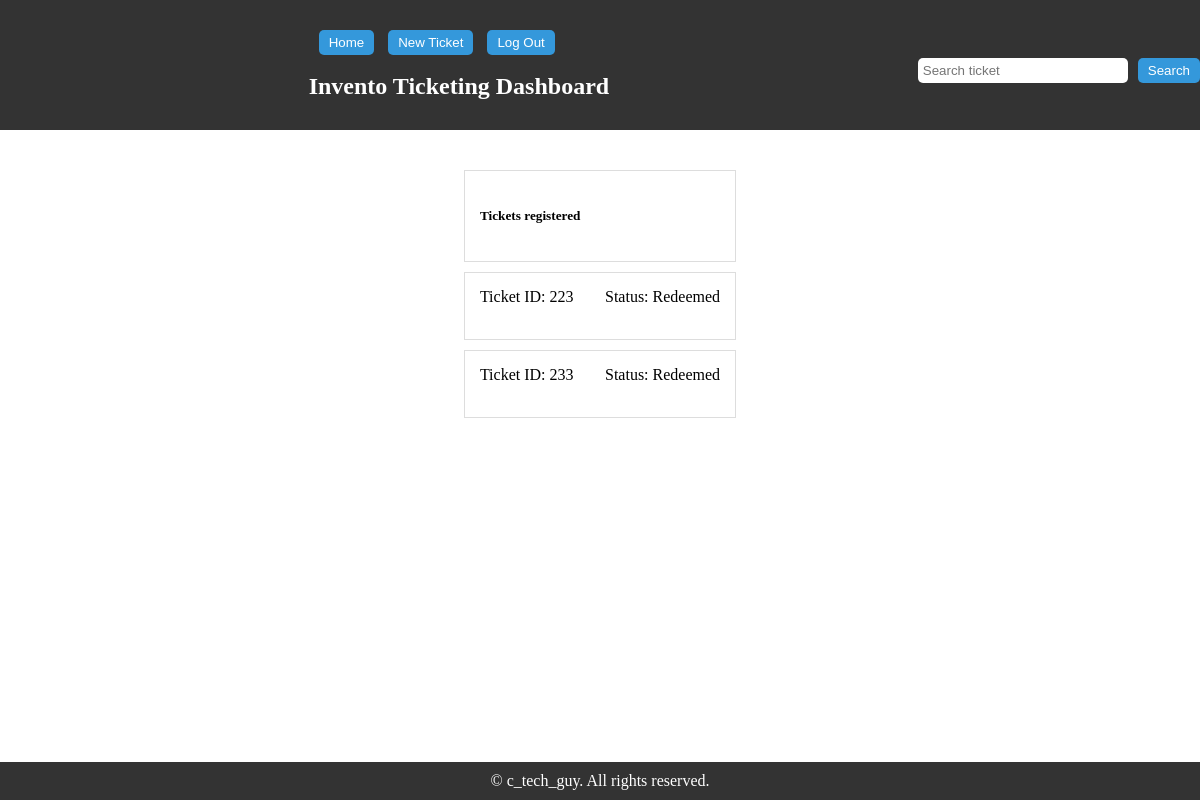
Page / (signed in) on the earlier database version.
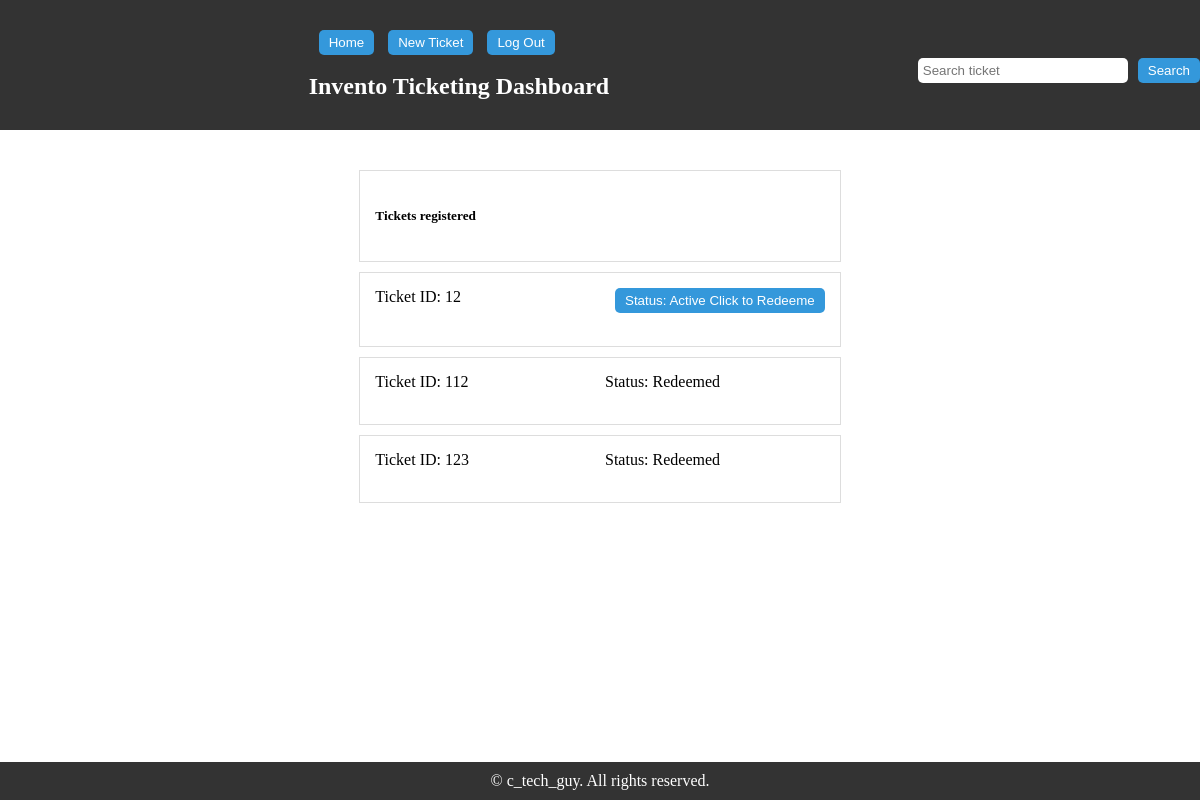
Same page on the later database version.
### ticketList/models.py (models this page shows)
class ticket_info(models.Model):
    IDtkt = models.IntegerField(unique=True)
    status = models.CharField(max_length=50, default='Active')

### ticketList/views.py (the view)
# urls.py: path('', views.index, name='home'),
@login_required(login_url='invento_login')
def index(request):
    tickets = ticket_info.objects.all()
    return render(request, 'index.html', {'tickets': tickets})

### Templates/index.html (shortened to what this page needs)
{% load static %}
<!DOCTYPE html>
<html lang="en">
<head>
    <link rel="stylesheet" href="{% static 'styles.css' %}">
</head>
<body>
    <header>
        <div class="container">
            <button class="new-ticket-button"><a href="{% url 'home' %}">Home</a></button>
            <button class="new-ticket-button"><a href="new">New Ticket</a></button>
            <button class="new-ticket-button"><a href="invento_logout">Log Out</a></button><br><br>
            <h1>Invento Ticketing Dashboard</h1>
        </div>
        <form class="search-form" action="{% url 'search_ticket' %}" method="POST" enctype="multipart/form-data">
            <input type="text" placeholder="Search ticket" name="ticket_id">
            <button type="submit">Search</button>
        </form>
    </header>
    <main>
        <div class="container">
            <div class="ticket-row">
                <div class="ticket-column">
                    <h5>Tickets registered</h5>
                </div>
            </div>
            {% for ticket in tickets reversed %}
            <div class="ticket-row">
                <div class="ticket-column">
                    <p>Ticket ID: {{ ticket.IDtkt }}</p>
                </div>
                <div class="ticket-column">
                    {% if ticket.status != "Redeemed" %}
                    <form action="redeem" method="POST" enctype="multipart/form-data">
                        <button type="submit" class="new-ticket-button" onclick="return confirmRedeem();">Status: {{ ticket.status }} Click to Redeeme</button>
                    </form><br>
                    {% else %}
                    <p>Status: {{ ticket.status }}</p><br>
                    {% endif %}
                </div>
            </div>
            {% endfor %}
    </div>
    </main>
    <footer>
        <div class="footer">
            <p>&copy; c_tech_guy. All rights reserved.</p>
        </div>
    </footer>
</body>
</html>

### static/styles.css (style rules this page uses)
body, h1, p, form, input, button { margin: 0; padding: 0; }
.container { max-width: 1200px; margin: 0 auto; padding: 20px; }
header { background-color: #333; color: white; padding: 10px 0; display: flex; justify-content: space-between; align-items: center; }
header h1 { font-size: 24px; }
.search-form { display: flex; align-items: center; margin-top: 10px; }
.search-form input { padding: 5px; width: 200px; border: none; border-radius: 5px; }
.search-form button { padding: 5px 10px; background-color: #3498db; color: white; border: none; border-radius: 5px; cursor: pointer; margin-left: 10px; }
body { display: flex; flex-direction: column; }
.new-ticket-button { padding: 5px 10px; background-color: #3498db; color: white; border: none; border-radius: 5px; cursor: pointer; margin-left: 10px; }
main { flex: 1; display: flex; flex-direction: column; background-color: #ffffff; padding: 20px 0; }
.ticket-row { display: grid; grid-template-columns: 1fr 1fr; border: 1px solid #ddd; margin-bottom: 10px; padding: 10px; }
.ticket-column { padding: 5px; }
footer { background-color: #333; color: white; text-align: center; padding: 10px 0; width: 100%; position: fixed; bottom: 0; }
a { text-decoration: none; color: white; }

Differences in the rows shown:
removed ticket_info: IDtkt "223", status "Redeemed"
removed ticket_info: IDtkt "233", status "Redeemed"
added ticket_info: IDtkt "12", status "Active"
added ticket_info: IDtkt "112", status "Redeemed"
added ticket_info: IDtkt "123", status "Redeemed"
